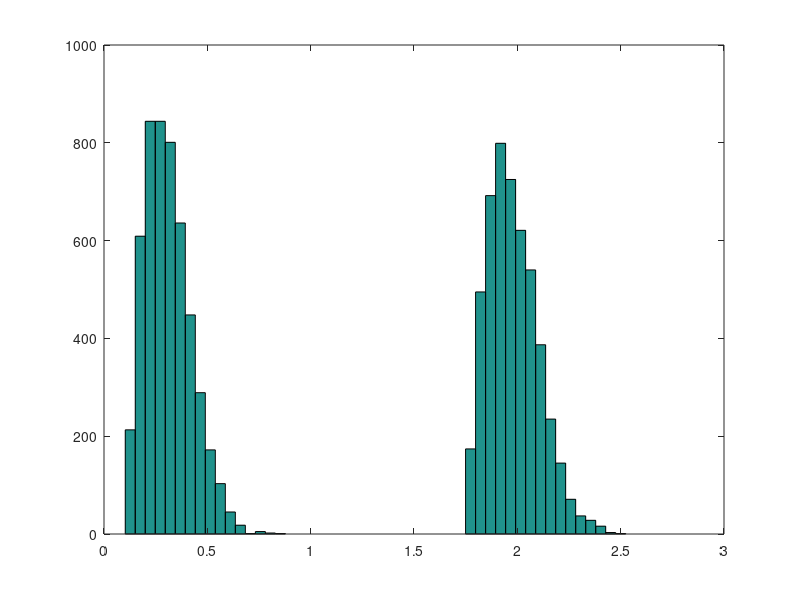
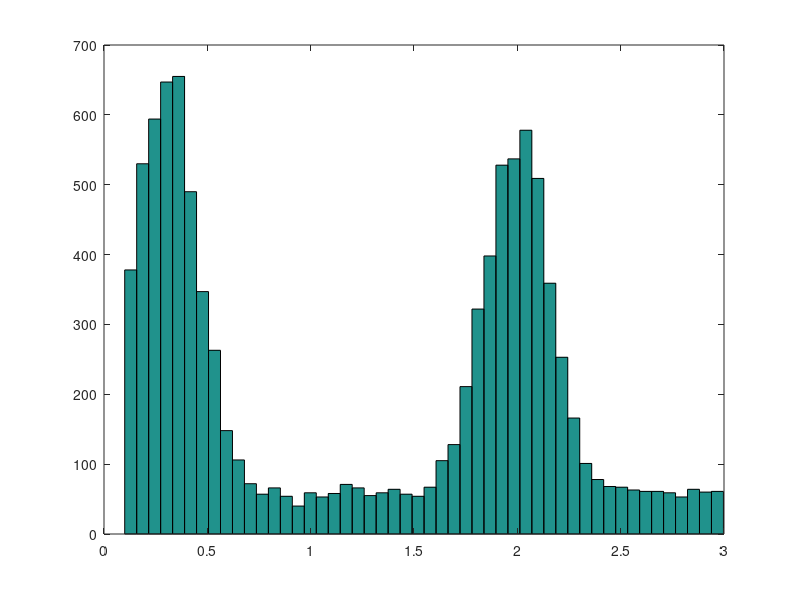
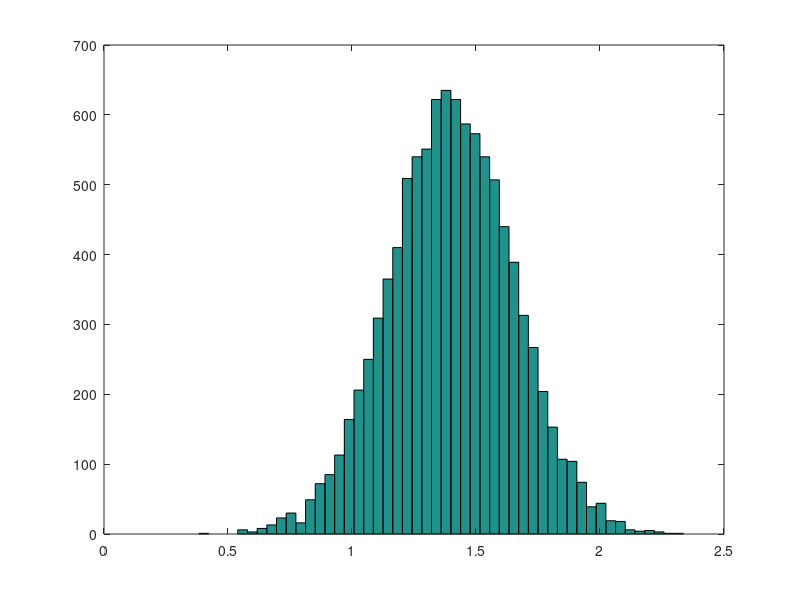
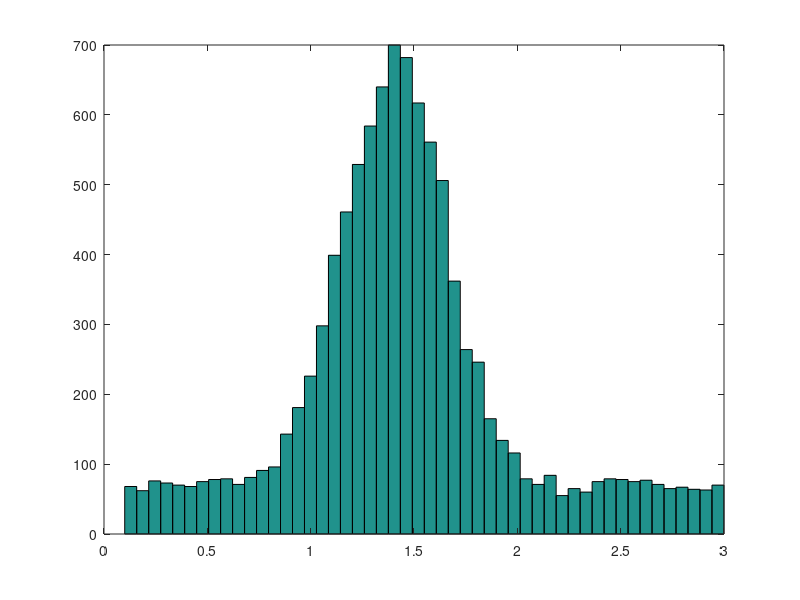

Source code (MATLAB) for these figures, in order: (Note: this script raises an error after producing the figures.)
%% Shadlen bimodal failure distribution

NumTrials = 10000;
ITIs1 = random('Rayleigh',1/6,1,NumTrials) + 0.1;
ITIs2 = random('Rayleigh',1/sqrt(30),1,NumTrials) + 1.75;
rr = round(rand(1,NumTrials));
ITIs = rr .* ITIs1 + (1 - rr) .* ITIs2;
ITIMin = min(ITIs);
ITIMax = max(ITIs);

figure
hist(ITIs,50)

%% My bimodal failure distribution

NumTrials = 10000;
ITIMin = 0.1;
ITIMax = 3;
mng1 = 0.3;   % parameters for the Gaussians
mng2 = 2;
sdg = 0.15;
pmx1 = 0.35;   % mixing probabilities
pmx2 = 0.35;
pmx3 = 1 - pmx1 - pmx2;

ITIs1 = random('Normal',mng1,sdg,1,NumTrials);
while any(ITIs1>ITIMax) | any(ITIs1<ITIMin)
    inx = ITIs1 > ITIMax  | ITIs1 < ITIMin;
    ITIs1(inx) = random('Normal',mng1,sdg,1,sum(inx));
end
ITIs2 = random('Normal',mng2,sdg,1,NumTrials);
while any(ITIs2>ITIMax) | any(ITIs2<ITIMin)
    inx = ITIs2 > ITIMax  | ITIs2 < ITIMin;
    ITIs2(inx) = random('Normal',mng2,sdg,1,sum(inx));
end
ITIs3 = random('Uniform',ITIMin,ITIMax,1,NumTrials);
prr = rand(1,NumTrials);
rr = zeros(3,NumTrials);
rr(1,prr<pmx1) = 1;
rr(2,prr>=pmx1&prr<(pmx1+pmx2)) = 1;
rr(3,prr>=(pmx1+pmx2)) = 1;
ITIs = rr(1,:) .* ITIs1 + rr(2,:) .* ITIs2 + rr(3,:) .* ITIs3;
ITIMin = min(ITIs);
ITIMax = max(ITIs);

figure
hist(ITIs,50)

%% My unimodal failure distribution

NumTrials = 10000;
ITIMin = 0.1;
ITIMax = 3;
mng = 1.4;   % parameters for the Gaussian
sdg = 0.25;

ITIs = random('Normal',mng,sdg,1,NumTrials);
while any(ITIs>ITIMax) | any(ITIs<ITIMin)
    inx = ITIs > ITIMax  | ITIs < ITIMin;
    ITIs(inx) = random('Normal',mng,sdg,1,sum(inx));
end

figure
hist(ITIs,50)

%% My unimodal failure distribution #2

NumTrials = 10000;
ITIMin = 0.1;
ITIMax = 3;
mng = 1.4;   % parameters for the Gaussian
sdg = 0.25;
pmx1 = 0.65;   % mixing probabilities
pmx2 = 1 - pmx1;

ITIs1 = random('Normal',mng,sdg,1,NumTrials);
while any(ITIs1>ITIMax) | any(ITIs1<ITIMin)
    inx = ITIs1 > ITIMax  | ITIs1 < ITIMin;
    ITIs1(inx) = random('Normal',mng,sdg,1,sum(inx));
end
ITIs2 = random('Uniform',ITIMin,ITIMax,1,NumTrials);
prr = rand(1,NumTrials);
rr = zeros(2,NumTrials);
rr(1,prr<pmx1) = 1;
rr(2,prr>=pmx1) = 1;
ITIs = rr(1,:) .* ITIs1 + rr(2,:) .* ITIs2;
ITIMin = min(ITIs);
ITIMax = max(ITIs);

figure
hist(ITIs,50)

%% My exponential failure distribution

ITIMean = 1.4;
ITIMin = 0.1;
ITIMax = 5;
NumTrials = 10000;

ITIMean2 = ITIMean - ITIMin;
ITIMax2 = ITIMax - ITIMin;

temp = exprnd(ITIMean2,NumTrials,1);
while any(temp>ITIMax2)
    inx = temp > ITIMax2;
    temp(inx) = exprnd(ITIMean2,sum(inx),1)';
end
temp = temp + ITIMin;
ITIs = temp;

%% Failure density function

dt = 0.05;
times = ITIMin-dt:dt:ITIMax+dt;
cnts = (times(1:end-1) + times(2:end)) / 2;
ft = histc(ITIs,times);
ft = ft(1:end-1);
ft = ft / sum(ft);
figure
bar(cnts,ft)

%% Hazard rate

Ft = cumsum(ft);
Rt = 1 - Ft;
ht = (Rt(1:end-1) - Rt(2:end)) ./ (dt * Rt(1:end-1));
figure
plot(cnts(1:end-1),ht)

%% Subjective hazard rate

% Convolution of the failure density function with a time-dependent Gaussian
figure
for Phi = 0.26
intfg = zeros(size(cnts));
tau = cnts;
cntr = 1;   % counter
cnts2 = [cnts cnts(end)+dt:dt:cnts(end)+5000*dt];
T = 0.5;
for t = cnts2
    fg = ft .* exp(-(tau-t).^2/(2*(Phi*t.^T)^2));
    intfg(cntr) = sum(fg*dt);
    cntr = cntr + 1;
end
fwt = 1 ./ (Phi * (cnts2.^T) * sqrt(2*pi)) .* intfg;
fwt = fwt / sum(fwt);

% Subjective hazard rate
Fwt = cumsum(fwt);
Rwt = 1 - Fwt;
hwt = (Rwt(1:end-1) - Rwt(2:end)) ./ (dt * Rwt(1:end-1));
hold on
plot(cnts2(1:end-1),hwt)
end
